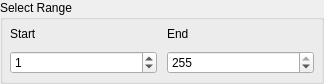
   <widget class="QGroupBox" name="gBox_range">
    <property name="geometry">
     <rect>
      <x>780</x>
      <y>100</y>
      <width>324</width>
      <height>81</height>
     </rect>
    </property>
    <property name="sizePolicy">
     <sizepolicy hsizetype="Expanding" vsizetype="Fixed">
      <horstretch>0</horstretch>
      <verstretch>0</verstretch>
     </sizepolicy>
    </property>
    <property name="minimumSize">
     <size>
      <width>40</width>
      <height>0</height>
     </size>
    </property>
    <property name="maximumSize">
     <size>
      <width>16777215</width>
      <height>100</height>
     </size>
    </property>
    <property name="title">
     <string>Select Range</string>
    </property>
    <layout class="QVBoxLayout" name="verticalLayout_2">
     <property name="spacing">
      <number>10</number>
     </property>
     <property name="leftMargin">
      <number>7</number>
     </property>
     <property name="topMargin">
      <number>7</number>
     </property>
     <property name="rightMargin">
      <number>7</number>
     </property>
     <property name="bottomMargin">
      <number>7</number>
     </property>
     <item>
      <layout class="QHBoxLayout" name="horizontalLayout_3">
       <item>
        <layout class="QVBoxLayout" name="verticalLayout_3">
         <item>
          <widget class="QLabel" name="label_3">
           <property name="text">
            <string>Start</string>
           </property>
          </widget>
         </item>
         <item>
          <widget class="QSpinBox" name="spinBox_start">
           <property name="maximum">
            <number>254</number>
           </property>
           <property name="value">
            <number>1</number>
           </property>
          </widget>
         </item>
        </layout>
       </item>
       <item>
        <layout class="QVBoxLayout" name="verticalLayout_4">
         <item>
          <widget class="QLabel" name="label_4">
           <property name="text">
            <string>End</string>
           </property>
          </widget>
         </item>
         <item>
          <widget class="QSpinBox" name="spinBox_end">
           <property name="maximum">
            <number>255</number>
           </property>
           <property name="value">
            <number>255</number>
           </property>
          </widget>
         </item>
        </layout>
       </item>
      </layout>
     </item>
    </layout>
   </widget>
